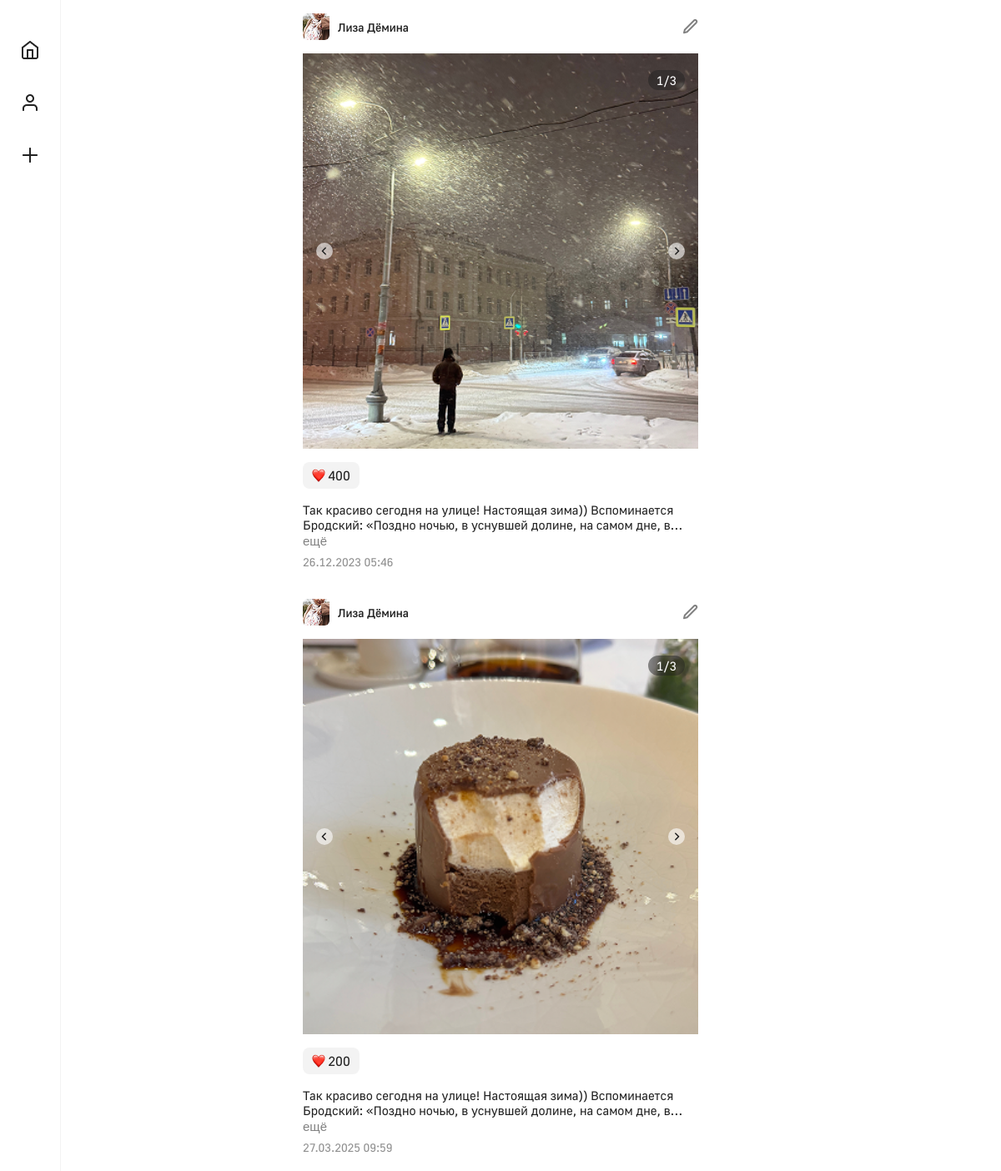
The page /home.php?user_id=2 on the database its author committed.
### tables this page shows
CREATE TABLE post (
    post_id INT AUTO_INCREMENT PRIMARY KEY,
    user_id INT NOT NULL,
    text TEXT NOT NULL,
    time TIMESTAMP DEFAULT CURRENT_TIMESTAMP,
    likes INT DEFAULT 0,
    FOREIGN KEY (user_id) REFERENCES user(user_id) ON DELETE CASCADE
);

CREATE TABLE user (
    user_id INT AUTO_INCREMENT PRIMARY KEY NOT NULL,
    avatar VARCHAR(255),
    name VARCHAR(100) NOT NULL,
    about TEXT,
    count_posts INT DEFAULT 0
);

### post.php (called while the page is built, shortened)
<?php
    function findPostInDatabase(PDO $connection, int $postId): ?array {
        $query = <<<SQL
            SELECT
                *
            FROM post
            WHERE post_id = $postId
            SQL;
        $statement = $connection->query($query);
        $row = $statement->fetch(PDO::FETCH_ASSOC);
        return $row ?: null;
    }
    function findUserInDatabase(PDO $connection, int $userId): ?array {
        $query = <<<SQL
            SELECT
                *
            FROM user
            WHERE user_id = $userId
            SQL;
        $statement = $connection->query($query);
        $row = $statement->fetch(PDO::FETCH_ASSOC);
        return $row ?: null;
    }
    function findPostsByUserId(PDO $connection, int $userId): ?array {
        $query = <<<SQL
            SELECT
                post_id
            FROM post
            WHERE user_id = $userId
            SQL;
        $statement = $connection->query($query);
        $row = $statement->fetchAll(PDO::FETCH_COLUMN, 0);
        return $row ?: null;
    }
?>

### data_load.php (called while the page is built, shortened)
<?php
    function formatPostTime($timestamp) {
        $temp = time() - strtotime($timestamp);
        return date('d.m.Y H:i', strtotime($timestamp));
    }
?>

### templates/post.php (the view, shortened to what this page needs)
<div class="lenta__item lenta-post" data-user="<?= $user['user_id'] ?>" data-post="<?= $idPost ?>">
    <div class="lenta-post__header">
        <div class="lenta-post__info post-info">
            <img class="post-info__ava" src="<?= htmlspecialchars($user['avatar']) ?>" alt="avatarka" width="32">
            <p class="post-info__name"><?= htmlspecialchars($user['name']) ?></p>
        </div>
        <img src="images/icons/edit.png" alt="edit">
    </div>
    <div class="lenta-post__photos photos">
        <div class="photos__slider slider" id="slider-<?= $user['user_id'] ?>-<?= $idPost ?>">
            <div class="slider__container" id="slider__container-<?= $user['user_id'] ?>-<?= $idPost ?>" data-current="0"></div>
            <div class="slider__control control">
                <button class="control__button left-button">
                    <img src="./images/icons/arrow_left.png" alt="">
                </button>
                <button class="control__button right-button">
                    <img src="./images/icons/arrow_right.png" alt="">
                </button>
            </div>
            <div class="slider__counter" id="slider__counter-<?= $user['user_id'] ?>-<?= $idPost ?>"></div>
        </div>
        <div class="lenta-post__photo-reaction">
            <img src="images/icons/heart.png" alt="heart">
            <p><?= $post['likes'] ?></p>
        </div>
    </div>
    <div class="lenta-post__text collapsed" id="lenta-post__text-<?= $user['user_id'] ?>-<?= $idPost ?>"><?= htmlspecialchars($post['text']) ?></div>
    <button class="lenta-post__show-more-btn" id="showMoreBtn-<?= $user['user_id'] ?>-<?= $idPost ?>" style="display: none;">ещё</button>
    <p class="lenta-post__time"><?= formatPostTime($post['time']) ?></p>
</div>

### home.php (shortened to what this page needs)
<?php
    require_once 'data_load.php';
    require_once 'post.php';
    $defaultUrl = 'home';
    $connection = connectDatabase();
    $userId = isset($_GET['user_id']) ? (int)$_GET['user_id'] : null;
    $users = [];
    if (!$userId) {
        $usersId = findUsersInDatabase($connection);
        foreach ($usersId as $userId) {
            $user = findUserInDatabase($connection, $userId);
            $users[] = $user;
        }
    } else {
        $user = findUserInDatabase($connection, $userId);
        if ($user) {
            $users[] = $user;
        } else {
            header('Location: ' . $defaultUrl);
            exit();
            throw new Exception("Пользователя с таким ID в бд нет");
        }
    };
?>
<!DOCTYPE html>
<html lang="ru">
<head>
    <link rel="stylesheet" href="styles/main.css">
    <link rel="stylesheet" href="styles/home.css">
</head>
<body>
    <div class="container">
        <nav class="menu">
            <ul class="menu__list">
                <li class="menu__item menu-item">
                    <a href="/home" class="menu-item__link">
                        <img class="menu-item__img" src="images/icons/home.png" alt="home">
                    </a>
                </li>
                <li class="menu__item menu-item">
                    <a href="/profile" class="menu-item__link">
                        <img class="menu-item__img" src="images/icons/user.png" alt="user">
                    </a>
                </li>
                <li class="menu__item menu-item">
                    <a href="" class="menu-item__link">
                        <img class="menu-item__img" src="images/icons/plus.png" alt="plus">
                    </a>
                </li>
            </ul>
        </nav>
        <div class="lenta">
        <?php foreach ($users as $user): ?>
            <?php
                $userPosts = [];
                $postsId = findPostsByUserId($connection, $user['user_id']);
                foreach ($postsId as $postId) {
                    $post = findPostInDatabase($connection, $postId);
                    $userPosts[] = $post;
             }?>
                <?php foreach ($userPosts as $postIndex => $post): ?>
                    <?php
                        $idPost = $postIndex + 1;
                    ?>
                    <?php include 'templates/post.php'; ?>
                <?php endforeach; ?>
            <?php endforeach; ?>
        </div>
    </div>
</body>
</html>

### styles/main.css (style rules this page uses)
body { font-family: "Golos UI", sans-serif; font-weight: 400; color: #222222; }
* { padding: 0; margin: 0; }
p { margin-block: 0; margin-inline: 0; }
.container { display: flex; }
.menu { padding: 48px 24px 0; display: flex; justify-content: center; border-right: 1px rgba(34, 34, 34, 0.05) solid; position: fixed; height: 100%; }
.menu__list { list-style-type: none; }
.menu__item { transition: transform 0.3s ease; margin-bottom: 35px; }
.menu-item__img { width: 24px; }
.menu-item__link { margin-bottom: 16px; }

### styles/home.css (style rules this page uses)
.lenta { display: flex; flex-direction: column; justify-content: center; align-items: center; width: 100%; }
.lenta__item { max-width: 474px; padding-bottom: 20px; }
.lenta-post__header { display: flex; justify-content: space-between; align-items: center; margin: 16px 0; }
.lenta-post__info { display: flex; justify-content: center; align-items: center; gap: 10px; }
.post-info__ava { width: 32px; border-radius: 6px; }
.post-info__name { font-weight: 500; font-size: 14px; }
.lenta-post__text { line-height: 18px; font-size: 15px; word-wrap: break-word; }
.lenta-post__time { color: rgba(34, 34, 34, 0.50); font-size: 14px; font-weight: 400; }
.control__button { background: rgba(255, 255, 255, 0.6); width: 20px; height: 20px; pointer-events: all; border: none; border-radius: 50%; display: flex; justify-content: center; align-items: center; cursor: pointer; transition: transform 0.3s ease; }
.lenta-post__photo-reaction { display: flex; justify-content: center; align-items: center; background: rgba(34, 34, 34, 0.05); border-radius: 8px; max-width: 68px; padding: 6px 12px; box-sizing: border-box; gap: 3px; margin: 16px 0; transition: transform 0.3s ease; }
.photos__slider { position: relative; width: 100%; aspect-ratio: 1/1; height: 474px; overflow: hidden; }
.slider__container { display: flex; width: 100%; height: 100%; transition: transform 0.3s ease; }
.slider__control { position: absolute; top: 0; left: 0; width: 100%; height: 100%; display: flex; justify-content: space-between; align-items: center; pointer-events: none; padding: 0 16px; box-sizing: border-box; }
.slider__counter { position: absolute; top: 20px; right: 16px; background: rgba(34, 34, 34, 0.50); color: white; padding: 3px 10px; border-radius: 20px; font-size: 15px; font-weight: 400; }
.lenta-post__text.collapsed { display: -webkit-box; -webkit-line-clamp: 2; line-clamp: 2; -webkit-box-orient: vertical; overflow: hidden; text-overflow: ellipsis; }
.lenta-post__show-more-btn { background: none; border: none; color: #808080; cursor: pointer; font-size: 15px; margin-bottom: 8px; font-weight: 400; }

### rows shown on the page
post: user.avatar (picture), user.name "Лиза Дёмина", likes "400", text "Так красиво сегодня на улице! Настоящая зима)) Вспоминается Бродский: «Поздно ночью, в уснувшей долине, на самом дне,…", time "26.12.2023 05:46"
post: user.avatar (picture), user.name "Лиза Дёмина", likes "200", text "Так красиво сегодня на улице! Настоящая зима)) Вспоминается Бродский: «Поздно ночью, в уснувшей долине, на самом дне,…", time "27.03.2025 09:59"
